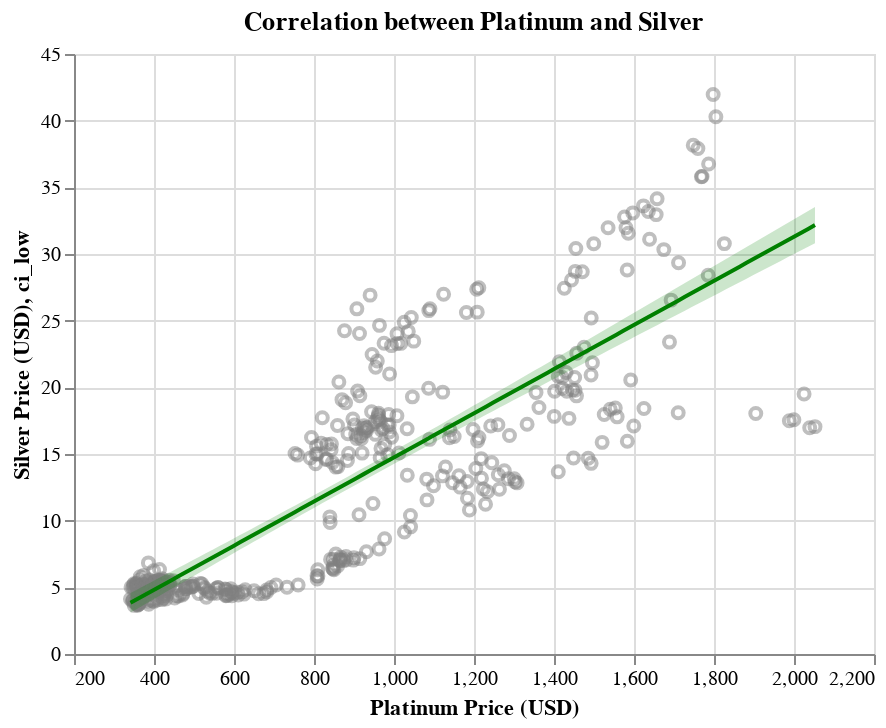

Notebook source saved alongside this figure:
### Code cell
plat_chart + plat_reg

### Figure 1 — Vega-Lite specification as saved in the notebook (floating-point values rounded to 4 significant figures; data arrays with more than 128 entries replaced by an {"elided": "..."} marker saying what was removed)
{"config": {"view": {"continuousWidth": 400, "continuousHeight": 300}}, "layer": [{"data": {"name": "data-2b93f7c314d99252cf6aa61acd5f3322"}, "mark": {"type": "point", "color": "grey", "opacity": 0.5}, "encoding": {"x": {"field": "Platinum", "scale": {"zero": false}, "title": "Platinum Price (USD)", "type": "quantitative"}, "y": {"field": "Silver", "scale": {"zero": false}, "title": "Silver Price (USD)", "type": "quantitative"}}, "title": "Correlation between Platinum and Silver"}, {"layer": [{"mark": {"type": "errorband", "color": "green", "opacity": 0.2}, "encoding": {"x": {"field": "Platinum", "type": "quantitative"}, "y": {"field": "ci_low", "type": "quantitative"}, "y2": {"field": "ci_high"}}}, {"mark": {"type": "line", "color": "green"}, "encoding": {"x": {"field": "Platinum", "type": "quantitative"}, "y": {"field": "Silver", "type": "quantitative"}}}], "data": {"name": "data-87802738654cf1a6cb410f658116d024"}}], "$schema": "https://vega.github.io/schema/vega-lite/v4.17.0.json", "datasets": {"data-2b93f7c314d99252cf6aa61acd5f3322": {"elided": "396 records"}, "data-87802738654cf1a6cb410f658116d024": [{"Platinum": 341.2, "Silver": 3.841, "ci_low": 3.106, "ci_high": 4.576}, {"Platinum": 358.3, "Silver": 4.124, "ci_low": 3.403, "ci_high": 4.845}, {"Platinum": 375.4, "Silver": 4.407, "ci_low": 3.7, "ci_high": 5.115}, {"Platinum": 392.5, "Silver": 4.691, "ci_low": 3.997, "ci_high": 5.384}, {"Platinum": 409.6, "Silver": 4.974, "ci_low": 4.294, "ci_high": 5.654}, {"Platinum": 426.8, "Silver": 5.257, "ci_low": 4.59, "ci_high": 5.924}, {"Platinum": 443.9, "Silver": 5.54, "ci_low": 4.886, "ci_high": 6.195}, {"Platinum": 461.0, "Silver": 5.824, "ci_low": 5.182, "ci_high": 6.466}, {"Platinum": 478.1, "Silver": 6.107, "ci_low": 5.478, "ci_high": 6.736}, {"Platinum": 495.2, "Silver": 6.39, "ci_low": 5.773, "ci_high": 7.008}, {"Platinum": 512.3, "Silver": 6.674, "ci_low": 6.068, "ci_high": 7.279}, {"Platinum": 529.4, "Silver": 6.957, "ci_low": 6.362, "ci_high": 7.551}, {"Platinum": 546.5, "Silver": 7.24, "ci_low": 6.657, "ci_high": 7.823}, {"Platinum": 563.7, "Silver": 7.523, "ci_low": 6.951, "ci_high": 8.096}, {"Platinum": 580.8, "Silver": 7.807, "ci_low": 7.244, "ci_high": 8.369}, {"Platinum": 597.9, "Silver": 8.09, "ci_low": 7.537, "ci_high": 8.642}, {"Platinum": 615.0, "Silver": 8.373, "ci_low": 7.83, "ci_high": 8.916}, {"Platinum": 632.1, "Silver": 8.656, "ci_low": 8.122, "ci_high": 9.191}, {"Platinum": 649.2, "Silver": 8.94, "ci_low": 8.414, "ci_high": 9.465}, {"Platinum": 666.3, "Silver": 9.223, "ci_low": 8.705, "ci_high": 9.741}, {"Platinum": 683.4, "Silver": 9.506, "ci_low": 8.996, "ci_high": 10.02}, {"Platinum": 700.6, "Silver": 9.789, "ci_low": 9.286, "ci_high": 10.29}, {"Platinum": 717.7, "Silver": 10.07, "ci_low": 9.575, "ci_high": 10.57}, {"Platinum": 734.8, "Silver": 10.36, "ci_low": 9.864, "ci_high": 10.85}, {"Platinum": 751.9, "Silver": 10.64, "ci_low": 10.15, "ci_high": 11.13}, {"Platinum": 769.0, "Silver": 10.92, "ci_low": 10.44, "ci_high": 11.4}, {"Platinum": 786.1, "Silver": 11.21, "ci_low": 10.73, "ci_high": 11.68}, {"Platinum": 803.2, "Silver": 11.49, "ci_low": 11.01, "ci_high": 11.96}, {"Platinum": 820.3, "Silver": 11.77, "ci_low": 11.3, "ci_high": 12.25}, {"Platinum": 837.5, "Silver": 12.06, "ci_low": 11.58, "ci_high": 12.53}, {"Platinum": 854.6, "Silver": 12.34, "ci_low": 11.87, "ci_high": 12.81}, {"Platinum": 871.7, "Silver": 12.62, "ci_low": 12.15, "ci_high": 13.09}, {"Platinum": 888.8, "Silver": 12.91, "ci_low": 12.43, "ci_high": 13.38}, {"Platinum": 905.9, "Silver": 13.19, "ci_low": 12.72, "ci_high": 13.66}, {"Platinum": 923.0, "Silver": 13.47, "ci_low": 13.0, "ci_high": 13.95}, {"Platinum": 940.1, "Silver": 13.76, "ci_low": 13.28, "ci_high": 14.23}, {"Platinum": 957.2, "Silver": 14.04, "ci_low": 13.56, "ci_high": 14.52}, {"Platinum": 974.4, "Silver": 14.32, "ci_low": 13.84, "ci_high": 14.81}, {"Platinum": 991.5, "Silver": 14.6, "ci_low": 14.12, "ci_high": 15.09}, {"Platinum": 1009.0, "Silver": 14.89, "ci_low": 14.39, "ci_high": 15.38}, {"Platinum": 1026.0, "Silver": 15.17, "ci_low": 14.67, "ci_high": 15.67}, {"Platinum": 1043.0, "Silver": 15.45, "ci_low": 14.95, "ci_high": 15.96}, {"Platinum": 1060.0, "Silver": 15.74, "ci_low": 15.22, "ci_high": 16.25}, {"Platinum": 1077.0, "Silver": 16.02, "ci_low": 15.5, "ci_high": 16.54}, {"Platinum": 1094.0, "Silver": 16.3, "ci_low": 15.78, "ci_high": 16.83}, {"Platinum": 1111.0, "Silver": 16.59, "ci_low": 16.05, "ci_high": 17.13}, {"Platinum": 1128.0, "Silver": 16.87, "ci_low": 16.32, "ci_high": 17.42}, {"Platinum": 1145.0, "Silver": 17.15, "ci_low": 16.6, "ci_high": 17.71}, {"Platinum": 1163.0, "Silver": 17.44, "ci_low": 16.87, "ci_high": 18.0}, {"Platinum": 1180.0, "Silver": 17.72, "ci_low": 17.14, "ci_high": 18.3}, {"Platinum": 1197.0, "Silver": 18.0, "ci_low": 17.42, "ci_high": 18.59}, {"Platinum": 1214.0, "Silver": 18.29, "ci_low": 17.69, "ci_high": 18.89}, {"Platinum": 1231.0, "Silver": 18.57, "ci_low": 17.96, "ci_high": 19.18}, {"Platinum": 1248.0, "Silver": 18.85, "ci_low": 18.23, "ci_high": 19.48}, {"Platinum": 1265.0, "Silver": 19.14, "ci_low": 18.5, "ci_high": 19.77}, {"Platinum": 1282.0, "Silver": 19.42, "ci_low": 18.77, "ci_high": 20.07}, {"Platinum": 1299.0, "Silver": 19.7, "ci_low": 19.04, "ci_high": 20.36}, {"Platinum": 1317.0, "Silver": 19.99, "ci_low": 19.31, "ci_high": 20.66}, {"Platinum": 1334.0, "Silver": 20.27, "ci_low": 19.58, "ci_high": 20.96}, {"Platinum": 1351.0, "Silver": 20.55, "ci_low": 19.85, "ci_high": 21.25}, {"Platinum": 1368.0, "Silver": 20.84, "ci_low": 20.12, "ci_high": 21.55}, {"Platinum": 1385.0, "Silver": 21.12, "ci_low": 20.39, "ci_high": 21.85}, {"Platinum": 1402.0, "Silver": 21.4, "ci_low": 20.66, "ci_high": 22.14}, {"Platinum": 1419.0, "Silver": 21.69, "ci_low": 20.93, "ci_high": 22.44}, {"Platinum": 1436.0, "Silver": 21.97, "ci_low": 21.2, "ci_high": 22.74}, {"Platinum": 1454.0, "Silver": 22.25, "ci_low": 21.47, "ci_high": 23.04}, {"Platinum": 1471.0, "Silver": 22.54, "ci_low": 21.74, "ci_high": 23.34}, {"Platinum": 1488.0, "Silver": 22.82, "ci_low": 22.01, "ci_high": 23.63}, {"Platinum": 1505.0, "Silver": 23.1, "ci_low": 22.27, "ci_high": 23.93}, {"Platinum": 1522.0, "Silver": 23.39, "ci_low": 22.54, "ci_high": 24.23}, {"Platinum": 1539.0, "Silver": 23.67, "ci_low": 22.81, "ci_high": 24.53}, {"Platinum": 1556.0, "Silver": 23.95, "ci_low": 23.08, "ci_high": 24.83}, {"Platinum": 1573.0, "Silver": 24.24, "ci_low": 23.35, "ci_high": 25.13}, {"Platinum": 1590.0, "Silver": 24.52, "ci_low": 23.61, "ci_high": 25.43}, {"Platinum": 1608.0, "Silver": 24.8, "ci_low": 23.88, "ci_high": 25.72}, {"Platinum": 1625.0, "Silver": 25.09, "ci_low": 24.15, "ci_high": 26.02}, {"Platinum": 1642.0, "Silver": 25.37, "ci_low": 24.41, "ci_high": 26.32}, {"Platinum": 1659.0, "Silver": 25.65, "ci_low": 24.68, "ci_high": 26.62}, {"Platinum": 1676.0, "Silver": 25.94, "ci_low": 24.95, "ci_high": 26.92}, {"Platinum": 1693.0, "Silver": 26.22, "ci_low": 25.22, "ci_high": 27.22}, {"Platinum": 1710.0, "Silver": 26.5, "ci_low": 25.48, "ci_high": 27.52}, {"Platinum": 1727.0, "Silver": 26.79, "ci_low": 25.75, "ci_high": 27.82}, {"Platinum": 1744.0, "Silver": 27.07, "ci_low": 26.02, "ci_high": 28.12}, {"Platinum": 1762.0, "Silver": 27.35, "ci_low": 26.28, "ci_high": 28.42}, {"Platinum": 1779.0, "Silver": 27.64, "ci_low": 26.55, "ci_high": 28.72}, {"Platinum": 1796.0, "Silver": 27.92, "ci_low": 26.82, "ci_high": 29.02}, {"Platinum": 1813.0, "Silver": 28.2, "ci_low": 27.08, "ci_high": 29.32}, {"Platinum": 1830.0, "Silver": 28.48, "ci_low": 27.35, "ci_high": 29.62}, {"Platinum": 1847.0, "Silver": 28.77, "ci_low": 27.62, "ci_high": 29.92}, {"Platinum": 1864.0, "Silver": 29.05, "ci_low": 27.88, "ci_high": 30.22}, {"Platinum": 1881.0, "Silver": 29.33, "ci_low": 28.15, "ci_high": 30.52}, {"Platinum": 1898.0, "Silver": 29.62, "ci_low": 28.42, "ci_high": 30.82}, {"Platinum": 1916.0, "Silver": 29.9, "ci_low": 28.68, "ci_high": 31.12}, {"Platinum": 1933.0, "Silver": 30.18, "ci_low": 28.95, "ci_high": 31.42}, {"Platinum": 1950.0, "Silver": 30.47, "ci_low": 29.22, "ci_high": 31.72}, {"Platinum": 1967.0, "Silver": 30.75, "ci_low": 29.48, "ci_high": 32.02}, {"Platinum": 1984.0, "Silver": 31.03, "ci_low": 29.75, "ci_high": 32.32}, {"Platinum": 2001.0, "Silver": 31.32, "ci_low": 30.01, "ci_high": 32.62}, {"Platinum": 2018.0, "Silver": 31.6, "ci_low": 30.28, "ci_high": 32.92}, {"Platinum": 2035.0, "Silver": 31.88, "ci_low": 30.55, "ci_high": 33.22}, {"Platinum": 2052.0, "Silver": 32.17, "ci_low": 30.81, "ci_high": 33.52}]}}
